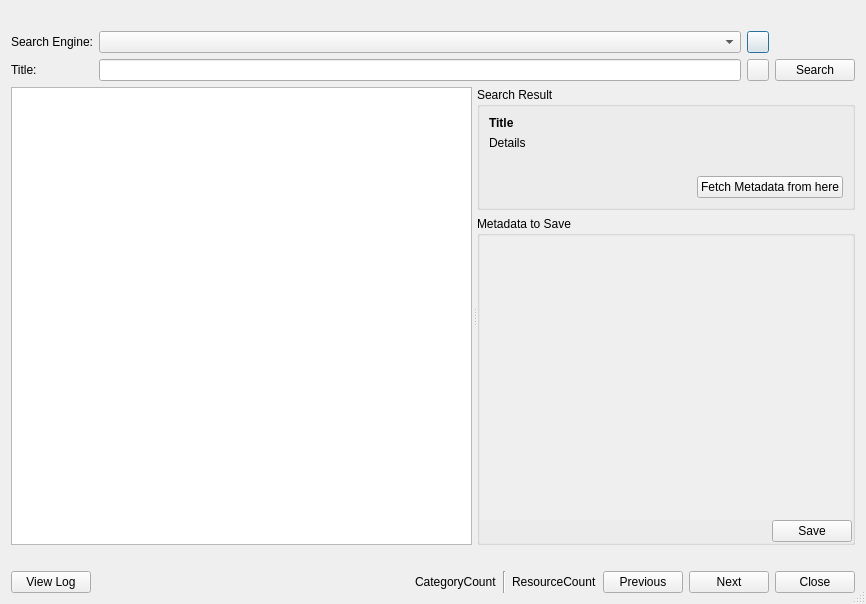
<?xml version="1.0" encoding="UTF-8"?>
<ui version="4.0">
 <class>FetcherDialog</class>
 <widget class="QDialog" name="FetcherDialog">
  <property name="geometry">
   <rect>
    <x>0</x>
    <y>0</y>
    <width>866</width>
    <height>604</height>
   </rect>
  </property>
  <property name="windowTitle">
   <string>Meta Data Fetcher</string>
  </property>
  <property name="sizeGripEnabled">
   <bool>true</bool>
  </property>
  <layout class="QVBoxLayout" name="verticalLayout_3">
   <item>
    <widget class="QLabel" name="labelDescription">
     <property name="enabled">
      <bool>true</bool>
     </property>
     <property name="text">
      <string notr="true"/>
     </property>
     <property name="wordWrap">
      <bool>true</bool>
     </property>
    </widget>
   </item>
   <item>
    <layout class="QGridLayout" name="gridLayout">
     <item row="0" column="0">
      <widget class="QLabel" name="labelSearchEngine">
       <property name="text">
        <string>Search Engine:</string>
       </property>
      </widget>
     </item>
     <item row="0" column="1">
      <widget class="KComboBox" name="comboBoxSearchEngine"/>
     </item>
     <item row="0" column="2">
      <widget class="QPushButton" name="buttonEngineSettings">
       <property name="minimumSize">
        <size>
         <width>22</width>
         <height>22</height>
        </size>
       </property>
       <property name="maximumSize">
        <size>
         <width>22</width>
         <height>22</height>
        </size>
       </property>
       <property name="text">
        <string notr="true"/>
       </property>
      </widget>
     </item>
     <item row="1" column="0">
      <widget class="QLabel" name="labelTitle">
       <property name="text">
        <string>Title:</string>
       </property>
      </widget>
     </item>
     <item row="1" column="1">
      <widget class="KLineEdit" name="lineEditTitle">
       <property name="sizePolicy">
        <sizepolicy hsizetype="MinimumExpanding" vsizetype="Fixed">
         <horstretch>0</horstretch>
         <verstretch>0</verstretch>
        </sizepolicy>
       </property>
       <property name="minimumSize">
        <size>
         <width>300</width>
         <height>0</height>
        </size>
       </property>
      </widget>
     </item>
     <item row="1" column="2">
      <widget class="QPushButton" name="buttonSearchDetails">
       <property name="sizePolicy">
        <sizepolicy hsizetype="Minimum" vsizetype="Fixed">
         <horstretch>0</horstretch>
         <verstretch>0</verstretch>
        </sizepolicy>
       </property>
       <property name="minimumSize">
        <size>
         <width>22</width>
         <height>22</height>
        </size>
       </property>
       <property name="maximumSize">
        <size>
         <width>22</width>
         <height>22</height>
        </size>
       </property>
       <property name="text">
        <string notr="true"/>
       </property>
       <property name="iconSize">
        <size>
         <width>22</width>
         <height>22</height>
        </size>
       </property>
      </widget>
     </item>
     <item row="1" column="3">
      <widget class="QPushButton" name="buttonSearch">
       <property name="text">
        <string>Search</string>
       </property>
      </widget>
     </item>
    </layout>
   </item>
   <item>
    <widget class="QSplitter" name="splitter">
     <property name="sizePolicy">
      <sizepolicy hsizetype="Expanding" vsizetype="MinimumExpanding">
       <horstretch>0</horstretch>
       <verstretch>0</verstretch>
      </sizepolicy>
     </property>
     <property name="orientation">
      <enum>Qt::Horizontal</enum>
     </property>
     <property name="handleWidth">
      <number>5</number>
     </property>
     <widget class="QListView" name="searchResults"/>
     <widget class="QWidget" name="">
      <layout class="QVBoxLayout" name="verticalLayout_2">
       <item>
        <widget class="QGroupBox" name="groupBox">
         <property name="sizePolicy">
          <sizepolicy hsizetype="Preferred" vsizetype="Preferred">
           <horstretch>0</horstretch>
           <verstretch>0</verstretch>
          </sizepolicy>
         </property>
         <property name="title">
          <string>Search Result</string>
         </property>
         <layout class="QVBoxLayout" name="verticalLayout">
          <item>
           <widget class="QLabel" name="detailsTitle">
            <property name="font">
             <font>
              <weight>75</weight>
              <bold>true</bold>
             </font>
            </property>
            <property name="text">
             <string notr="true">Title</string>
            </property>
            <property name="wordWrap">
             <bool>true</bool>
            </property>
           </widget>
          </item>
          <item>
           <widget class="QLabel" name="detailsText">
            <property name="text">
             <string notr="true">Details</string>
            </property>
            <property name="wordWrap">
             <bool>true</bool>
            </property>
           </widget>
          </item>
          <item>
           <widget class="KUrlLabel" name="detailsUrl">
            <property name="wordWrap">
             <bool>true</bool>
            </property>
           </widget>
          </item>
          <item>
           <layout class="QHBoxLayout" name="horizontalLayout_2">
            <item>
             <spacer name="horizontalSpacer_3">
              <property name="orientation">
               <enum>Qt::Horizontal</enum>
              </property>
              <property name="sizeHint" stdset="0">
               <size>
                <width>40</width>
                <height>20</height>
               </size>
              </property>
             </spacer>
            </item>
            <item>
             <widget class="QPushButton" name="buttonFetchMore">
              <property name="text">
               <string>Fetch Metadata from here</string>
              </property>
             </widget>
            </item>
           </layout>
          </item>
         </layout>
        </widget>
       </item>
       <item>
        <widget class="QGroupBox" name="groupBoxMetaData">
         <property name="sizePolicy">
          <sizepolicy hsizetype="Preferred" vsizetype="MinimumExpanding">
           <horstretch>0</horstretch>
           <verstretch>0</verstretch>
          </sizepolicy>
         </property>
         <property name="title">
          <string>Metadata to Save</string>
         </property>
         <layout class="QVBoxLayout" name="verticalLayout_4">
          <property name="spacing">
           <number>0</number>
          </property>
          <property name="margin">
           <number>0</number>
          </property>
          <item>
           <widget class="QScrollArea" name="scrollAreaMetaData">
            <property name="frameShape">
             <enum>QFrame::NoFrame</enum>
            </property>
            <property name="frameShadow">
             <enum>QFrame::Plain</enum>
            </property>
            <property name="lineWidth">
             <number>0</number>
            </property>
            <property name="horizontalScrollBarPolicy">
             <enum>Qt::ScrollBarAlwaysOff</enum>
            </property>
            <property name="widgetResizable">
             <bool>true</bool>
            </property>
            <widget class="QWidget" name="scrollAreaWidgetContents">
             <property name="geometry">
              <rect>
               <x>0</x>
               <y>0</y>
               <width>427</width>
               <height>265</height>
              </rect>
             </property>
             <layout class="QVBoxLayout" name="verticalLayout_5">
              <property name="spacing">
               <number>0</number>
              </property>
              <property name="margin">
               <number>0</number>
              </property>
              <item>
               <widget class="QWidget" name="metaDataList" native="true"/>
              </item>
             </layout>
            </widget>
           </widget>
          </item>
          <item>
           <layout class="QHBoxLayout" name="horizontalLayout_4">
            <item>
             <spacer name="horizontalSpacer_4">
              <property name="orientation">
               <enum>Qt::Horizontal</enum>
              </property>
              <property name="sizeHint" stdset="0">
               <size>
                <width>40</width>
                <height>20</height>
               </size>
              </property>
             </spacer>
            </item>
            <item>
             <widget class="QPushButton" name="buttonSave">
              <property name="text">
               <string>Save</string>
              </property>
             </widget>
            </item>
           </layout>
          </item>
         </layout>
        </widget>
       </item>
      </layout>
     </widget>
    </widget>
   </item>
   <item>
    <widget class="QLabel" name="labelSearchResults">
     <property name="text">
      <string notr="true"/>
     </property>
    </widget>
   </item>
   <item>
    <layout class="QHBoxLayout" name="horizontalLayout">
     <item>
      <widget class="QPushButton" name="buttonLog">
       <property name="text">
        <string>View Log</string>
       </property>
      </widget>
     </item>
     <item>
      <spacer name="horizontalSpacer">
       <property name="orientation">
        <enum>Qt::Horizontal</enum>
       </property>
       <property name="sizeHint" stdset="0">
        <size>
         <width>40</width>
         <height>20</height>
        </size>
       </property>
      </spacer>
     </item>
     <item>
      <widget class="QLabel" name="labelCategoryCount">
       <property name="text">
        <string notr="true">CategoryCount</string>
       </property>
      </widget>
     </item>
     <item>
      <widget class="Line" name="line">
       <property name="orientation">
        <enum>Qt::Vertical</enum>
       </property>
      </widget>
     </item>
     <item>
      <widget class="QLabel" name="labelResourceCount">
       <property name="text">
        <string>ResourceCount</string>
       </property>
      </widget>
     </item>
     <item>
      <widget class="QPushButton" name="buttonPrevious">
       <property name="text">
        <string>Previous</string>
       </property>
      </widget>
     </item>
     <item>
      <widget class="QPushButton" name="buttonNext">
       <property name="text">
        <string>Next</string>
       </property>
      </widget>
     </item>
     <item>
      <widget class="KPushButton" name="buttonCancel">
       <property name="enabled">
        <bool>true</bool>
       </property>
       <property name="text">
        <string>Close</string>
       </property>
      </widget>
     </item>
    </layout>
   </item>
  </layout>
 </widget>
 <customwidgets>
  <customwidget>
   <class>KComboBox</class>
   <extends>QComboBox</extends>
   <header>kcombobox.h</header>
  </customwidget>
  <customwidget>
   <class>KLineEdit</class>
   <extends>QLineEdit</extends>
   <header>klineedit.h</header>
  </customwidget>
  <customwidget>
   <class>KUrlLabel</class>
   <extends>QLabel</extends>
   <header>kurllabel.h</header>
  </customwidget>
  <customwidget>
   <class>KPushButton</class>
   <extends>QPushButton</extends>
   <header>kpushbutton.h</header>
  </customwidget>
 </customwidgets>
 <resources/>
 <connections/>
</ui>
